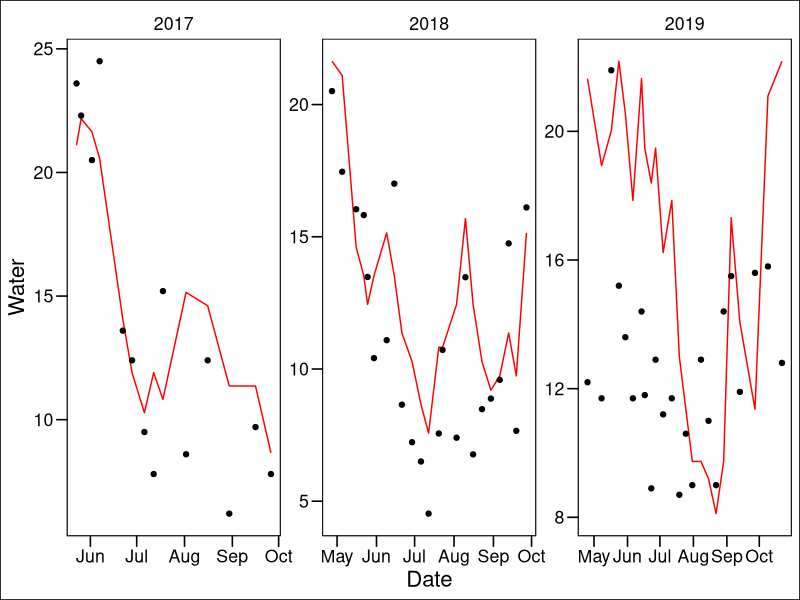
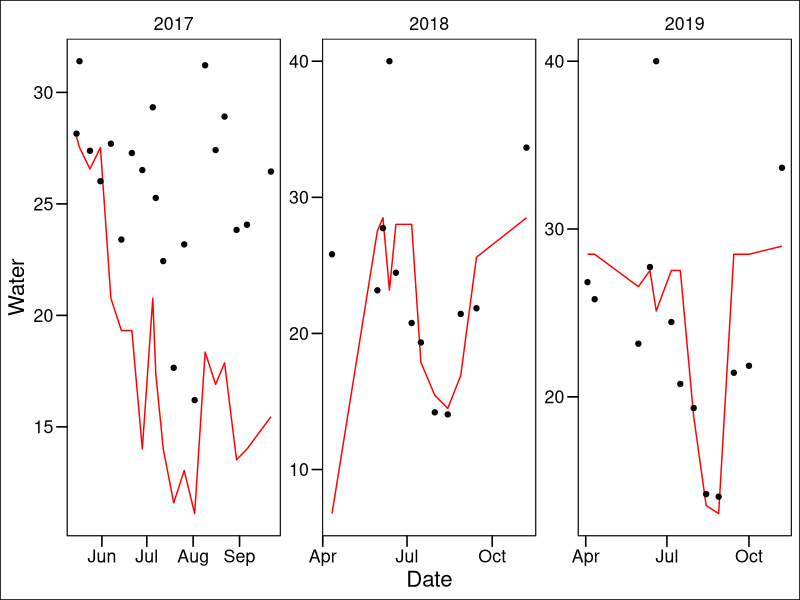

The R script that drew these images, in order:
## ---- chunk 1
library(readxl)
library(tidyverse)
library(ggthemes)
SoilWater <- read_excel("data/SoilWater.xlsx") |> 
  pivot_longer(cols = Obs:DNDC, names_to = "Model", values_to = "Water")

Truro <- SoilWater |> filter(Site != "Montreal")

Montreal <- SoilWater |> filter(Site == "Montreal")
## ---- chunk 2
ggplot() +
  geom_line(data = Montreal |> filter(Model == "DNDC"), mapping = aes(Date, Water), geom = "line", col = "red") +
  geom_point(data = Montreal |> filter(Model == "Obs"), mapping = aes(Date, Water), geom = "point") +
  facet_wrap(~Year, scales = "free") + theme_base()
## ---- chunk 3
ggplot() +
  geom_line(data = Truro |> filter(Model == "DNDC"), mapping = aes(Date, Water), geom = "line", col = "red") +
  geom_point(data = Truro |> filter(Model == "Obs"), mapping = aes(Date, Water), geom = "point") +
  facet_wrap(~Year, scales = "free") +
  theme_base()
